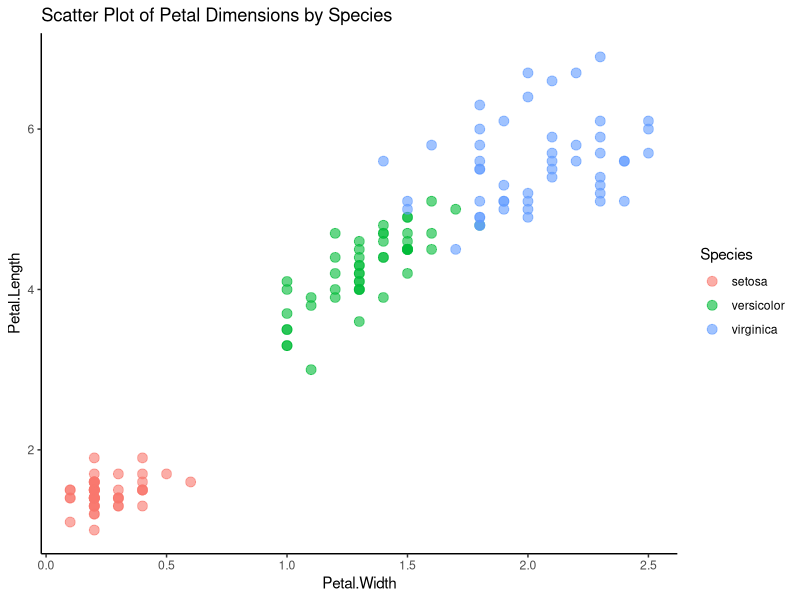
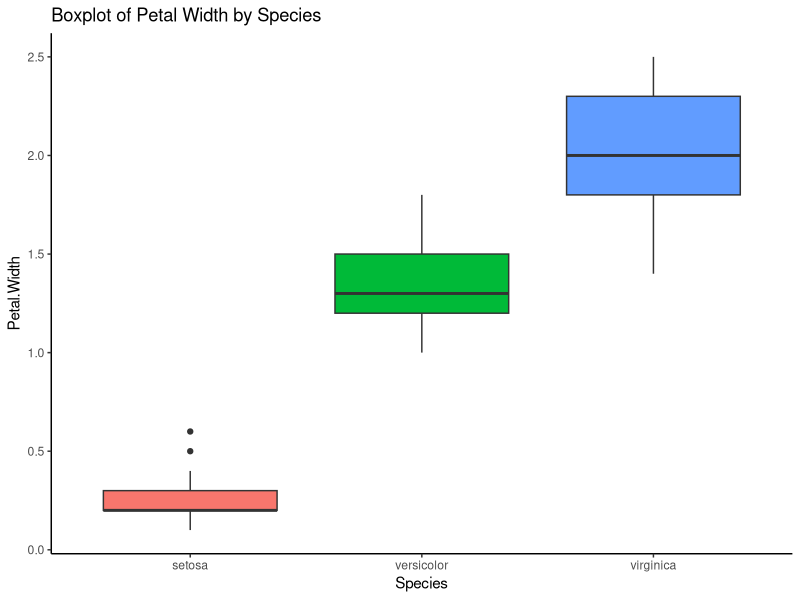
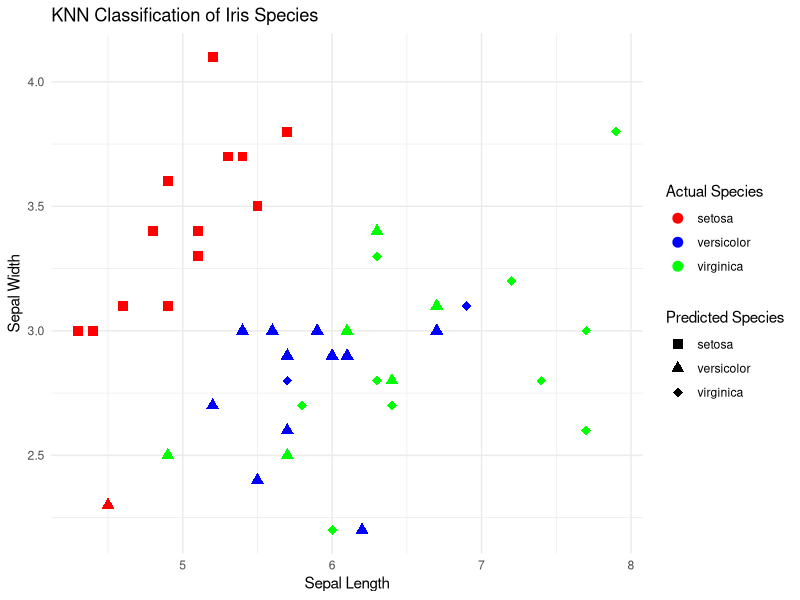
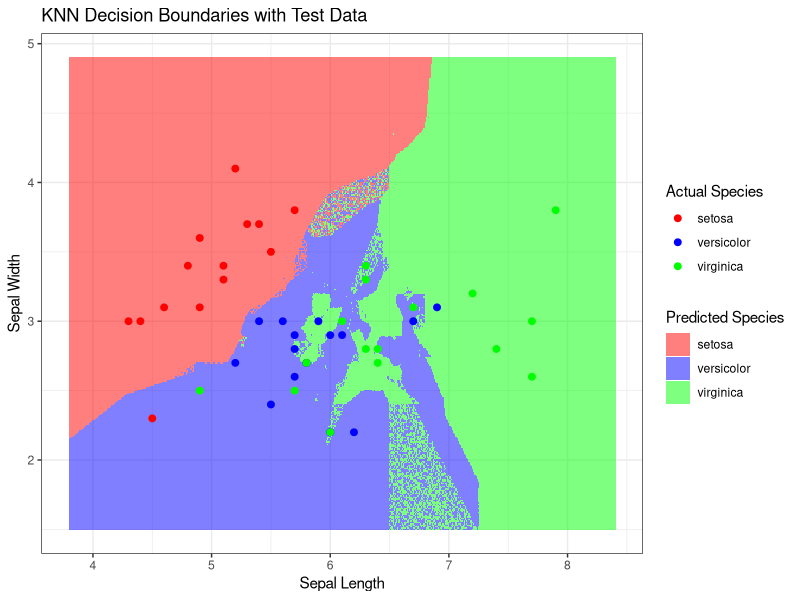
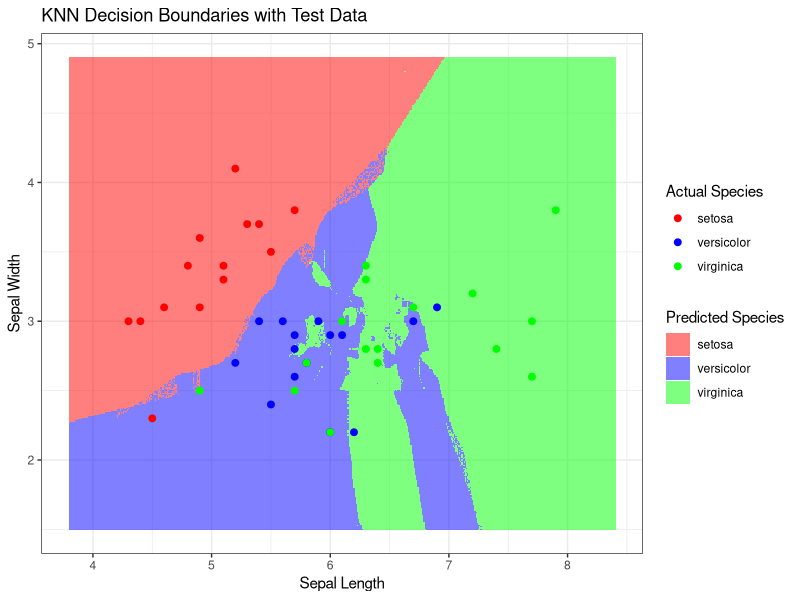

Recreate these plots in R, in order.
## ---- chunk 1
library(tufte)
library(tidyverse)
# invalidate cache when the tufte version changes
knitr::opts_chunk$set(cache.extra = packageVersion('tufte'))
options(htmltools.dir.version = FALSE)
## ---- chunk 2
library(ggplot2)

iris.data <- iris 

head(iris)

# Scatter plot visualizing petal width and length grouped by species
scatter <- ggplot(iris.data, aes(x = Petal.Width, y = Petal.Length, color = Species)) +
  geom_point(size = 3, alpha = 0.6) +
  theme_classic() +
  theme(legend.position = "right") +
  ggtitle("Scatter Plot of Petal Dimensions by Species")

print(scatter)

# Boxplot visualizing variation in petal width between species
boxplot <- ggplot(iris.data, aes(x = Species, y = Petal.Width, fill = Species)) +
  geom_boxplot() +
  theme_classic() +
  theme(legend.position = "none") +
  ggtitle("Boxplot of Petal Width by Species")

print(boxplot)
## ---- chunk 3
# Load necessary libraries
library(class)
library(dplyr)

set.seed(513) # For reproducibility

# Select features and species for simplicity
iris_simplified <- iris %>%
  select(Sepal.Length, Sepal.Width, Species)

# Split data into training and test sets
sample_size <- nrow(iris_simplified) * 0.7 # 70% for training
training_indices <- sample(1:nrow(iris_simplified), sample_size)

training_data <- iris_simplified[training_indices, ]
test_data <- iris_simplified[-training_indices, ]

# Perform KNN classification with k = 3
knn_result <- knn(train = training_data[, 1:2],
                  test = test_data[, 1:2],
                  cl = training_data[, 3],
                  k = 3)

# Add the predictions to the test_data dataframe for plotting
test_data$PredictedSpecies <- as.factor(knn_result)

# Visualize the results
ggplot(data = test_data, aes(x = Sepal.Length, y = Sepal.Width)) +
  geom_point(aes(color = Species, shape = PredictedSpecies), size = 3) +
  scale_shape_manual(values = c(15, 17, 18)) + # Different shapes for actual vs. predicted
  scale_color_manual(values = c('red', 'blue', 'green')) +
  labs(title = "KNN Classification of Iris Species",
       x = "Sepal Length",
       y = "Sepal Width",
       color = "Actual Species",
       shape = "Predicted Species") +
  theme_minimal()

## ---- chunk 4
# Plot the decision boundaries by coloring the grid
x_range <- seq(from = min(iris$Sepal.Length) - 0.5, 
               to = max(iris$Sepal.Length) + 0.5, by = 0.01)

y_range <- seq(from = min(iris$Sepal.Width) - 0.5, 
               to = max(iris$Sepal.Width) + 0.5, by = 0.01)

grid <- expand.grid(Sepal.Length = x_range, Sepal.Width = y_range)

# Predict species for each point in the grid
grid$Species <- knn(train = training_data[, 1:2],
                    test = grid,
                    cl = training_data[, 3],
                    k = 3)

# Convert grid predictions into a factor for coloring
grid$Species <- as.factor(grid$Species)

ggplot() +
  geom_tile(data = grid, aes(x = Sepal.Length, y = Sepal.Width, fill = Species), alpha = 0.5) +
  geom_point(data = test_data, aes(x = Sepal.Length, y = Sepal.Width, color = Species), size = 2) +
  scale_fill_manual(values = c('setosa' = 'red', 'versicolor' = 'blue', 'virginica' = 'green')) +
  scale_color_manual(values = c('setosa' = 'red', 'versicolor' = 'blue', 'virginica' = 'green')) +
  labs(title = "KNN Decision Boundaries with Test Data",
       x = "Sepal Length",
       y = "Sepal Width",
       fill = "Predicted Species",
       color = "Actual Species") +
  theme_bw()
## ---- chunk 5
# Initialize an empty data frame to store k values and theirerror rates
error_rates <- data.frame(k = integer(), error_rate = numeric())

# Loop through k values from 1 to 10
for (k in 1:10) {
  # Apply KNN model
  predicted_species <- knn(train = training_data[, 1:2],
                           test = test_data[, 1:2],
                           cl = training_data[, 3],
                           k = k)

  # Compute the error rate
  error_rate <- sum(predicted_species != test_data[, 3]) / nrow(test_data)
  
  # Add the results to the error_rates data frame
  error_rates <- rbind(error_rates, data.frame(k = k, error_rate = error_rate))
}


knitr::kable(error_rates, caption = "Error Rates for K=1 to 10")
## ---- chunk 6
# Plot the decision boundaries by coloring the grid
x_range <- seq(from = min(iris$Sepal.Length) - 0.5, 
               to = max(iris$Sepal.Length) + 0.5, by = 0.01)

y_range <- seq(from = min(iris$Sepal.Width) - 0.5, 
               to = max(iris$Sepal.Width) + 0.5, by = 0.01)

grid <- expand.grid(Sepal.Length = x_range, Sepal.Width = y_range)

# Predict species for each point in the grid
grid$Species <- knn(train = training_data[, 1:2],
                    test = grid,
                    cl = training_data[, 3],
                    k = 5)

# Convert grid predictions into a factor for coloring
grid$Species <- as.factor(grid$Species)

ggplot() +
  geom_tile(data = grid, aes(x = Sepal.Length, y = Sepal.Width, fill = Species), alpha = 0.5) +
  geom_point(data = test_data, aes(x = Sepal.Length, y = Sepal.Width, color = Species), size = 2) +
  scale_fill_manual(values = c('setosa' = 'red', 'versicolor' = 'blue', 'virginica' = 'green')) +
  scale_color_manual(values = c('setosa' = 'red', 'versicolor' = 'blue', 'virginica' = 'green')) +
  labs(title = "KNN Decision Boundaries with Test Data",
       x = "Sepal Length",
       y = "Sepal Width",
       fill = "Predicted Species",
       color = "Actual Species") +
  theme_bw()
